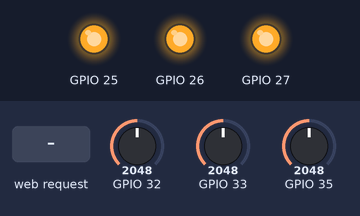
Recording of a sketch running on a simulated ESP32. On the bench: output pins drawn as LEDs (lit = HIGH). The test bench sets the inputs (shaded band); at power-on: GPIO 32 = 2048, GPIO 33 = 2048, GPIO 35 = 2048. WiFi joins after 1.5 s; servers stay silent unless stated; what the sketch prints to the serial monitor is not drawn.

Above: at 2.7 s.
2.8 s: HTTP request GET /pump1 received
At 3.4 s:
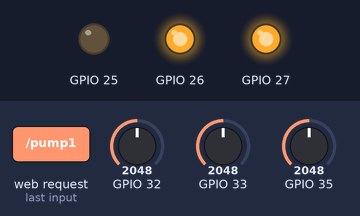
4.6 s: HTTP request GET /pump2 received
At 5.5 s:
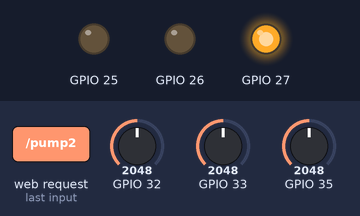
6.1 s: HTTP request GET /pump3 received
At 7.4 s:
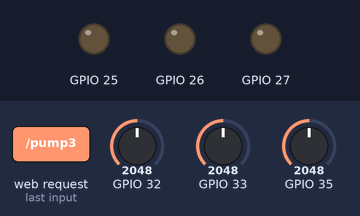
7.7 s: HTTP request GET /pump1 received
At 8.4 s:
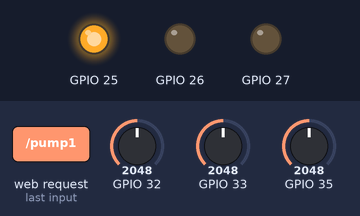
9.3 s: HTTP request GET /pump2 received
At 10.5 s:
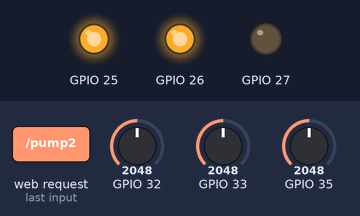
Timing chart, 0 to 11.8 s (numbered marks = the images above; inputs shaded):
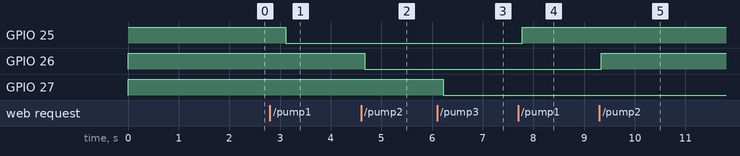

The sketch:

sketch_jul26a.ino
```cpp
#include <WebServer.h>
#include <WiFi.h>
#include "pumpcontroller.h"
#include "stens_moisture_sensor.h"

const char* ssid = "MagentaWLAN-RT6R";
const char* password = "stenistderking";

WebServer server(80);
StensMoistureSensor sms("prototyp");
PumpController pc;

void setup() {
  pinMode(32, INPUT);
  pinMode(25, OUTPUT);
  pinMode(26, OUTPUT);
  pinMode(27, OUTPUT);
  digitalWrite(25, HIGH);
  digitalWrite(26, HIGH);
  digitalWrite(27, HIGH);
  Serial.begin(9600);
  WiFi.begin(ssid, password);
  while (WiFi.status() != WL_CONNECTED) {
    delay(500);
    Serial.print(".");
  }
  Serial.println("");
  Serial.println("WiFi connected.");
  Serial.println("IP address: ");
  Serial.println(WiFi.localIP());
  server.on("/", handle_root);
  server.on("/json", handle_json);
  server.on("/pump1", handle_pump1);
  server.on("/pump2", handle_pump2);
  server.on("/pump3", handle_pump3);
  server.begin();
}

void loop() {
  server.handleClient();

  Serial.println(sms.getRaw());
  delay(500);
}

void handle_root() {
  String out = sms.getHTML();
  server.send(200, "text/html", out);
}

void handle_json() {
  String out = sms.getJson();
  server.send(200, "application/json", out);
}

void handle_pump1() {
    pc.togglePump(0);
    server.send(200, "text/html", "Ok");
}
void handle_pump2() {
    pc.togglePump(1);
    server.send(200, "text/html", "Ok");
}
void handle_pump3() {
    pc.togglePump(2);
    server.send(200, "text/html", "Ok");
}
```

plant.h
```cpp
class Plant {
public:
  Plant(String name, int sensorNumber);
  float getHumidity();
  void setName(String name);
  int getSensorNumber();
  String getName();
private:
  String name;
  float humidity;
  int sensorNumber;
};

Plant::Plant(String name, int sensorNumber) {
  this->name = name;
  this->sensorNumber = sensorNumber;
}

float Plant::getHumidity() {
  this->humidity = (4096.0-analogRead(sensorNumber))/4096.0*100;
  return this->humidity;
}

String Plant::getName() {
  return this->name;
}
```

pumpcontroller.h
```cpp
class PumpController {
public:
    PumpController();
    void togglePump(int pumpNr);
private:
    bool pumpState1 = true;
    bool pumpState2 = true;
    bool pumpState3 = true;
};

PumpController::PumpController() {

}

void PumpController::togglePump(int pumpNr) {
    switch(pumpNr) {
        case 0:
            pumpState1 = !pumpState1;
            break;
        case 1:
            pumpState2 = !pumpState2;
            break;
        case 2:
            pumpState3 = !pumpState3;
            break;
    }

    if(pumpState1 == true) {
        digitalWrite(25, HIGH);
    }
    else {
        digitalWrite(25, LOW);
    }
    if(pumpState2 == true) {
        digitalWrite(26, HIGH);
    }
    else {
        digitalWrite(26, LOW);
    }
    if(pumpState3 == true) {
        digitalWrite(27, HIGH);
    }
    else {
        digitalWrite(27, LOW);
    }
}
```

stens_moisture_sensor.h
```cpp
#include "plant.h"

class StensMoistureSensor {
public:
  StensMoistureSensor(String sensorName);
  String getJson();
  String getHTML();
  String getRaw();

private:
  Plant* eberhardt_jr;
  Plant* pfefferminze;
  Plant* brutblatt;
  String sensorName;
};

StensMoistureSensor::StensMoistureSensor(String sensorName) {
  this->eberhardt_jr = new Plant("Eberhardt Jr.", 32);
  this->pfefferminze = new Plant("Marokkanische Minze", 33);
  this->brutblatt = new Plant("Brutblatt", 35);
  this->sensorName = sensorName;
}

String StensMoistureSensor::getHTML() {
  String p = this->eberhardt_jr->getName() + ":<br>Bodenfeuchtigkeit: " + this->eberhardt_jr->getHumidity() + " %<br><br>";
  String p2 = this->pfefferminze->getName() + ":<br>Bodenfeuchtigkeit: " + this->pfefferminze->getHumidity() + " %<br><br>";
  String p3 = this->brutblatt->getName() + ":<br>Bodenfeuchtigkeit: " + this->brutblatt->getHumidity() + " %<br><br>";
  return p + p2 + p3;
}

String StensMoistureSensor::getJson() {
  String pre = "{\"sensorName\": \"" + this->sensorName + "\", \"plants\": [";

  String p = "{\"name\": \"" + this->eberhardt_jr->getName() + "\", \"humidity\": \"" + this->eberhardt_jr->getHumidity() + "\"},";
  String p2 = "{\"name\": \"" + this->pfefferminze->getName() + "\", \"humidity\": \"" + this->pfefferminze->getHumidity() + "\"},";
  String p3 = "{\"name\": \"" + this->brutblatt->getName() + "\", \"humidity\": \"" + this->brutblatt->getHumidity() + "\"}";

  String end = "]}";
  return pre + p + p2 + p3 + end;
}

String StensMoistureSensor::getRaw() {
  String pre = this->sensorName + ": \n\t";
  String p = this->eberhardt_jr->getName() + ": " + this->eberhardt_jr->getHumidity() + " %";
  String p2 = this->pfefferminze->getName() + ": " + this->pfefferminze->getHumidity() + " %";
  String p3 = this->brutblatt->getName() + ": " + this->brutblatt->getHumidity() + " %";
  return pre + p + p2 + p3;
}
```

Measured:
- after the input at 2.8 s, GPIO 25: HIGH → LOW after 0.31 s
- after the input at 4.6 s, GPIO 26: HIGH → LOW after 0.07 s
- after the input at 6.1 s, GPIO 27: HIGH → LOW after 0.12 s
- after the input at 7.7 s, GPIO 25: LOW → HIGH after 0.08 s
- after the input at 9.3 s, GPIO 26: LOW → HIGH at once
